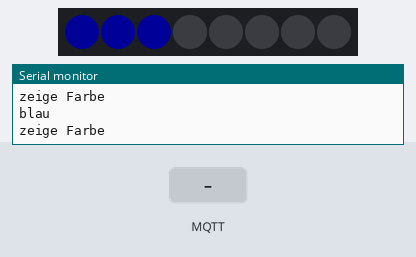
Recording of a sketch running on a simulated ESP8266 (NodeMCU). Parts: 8 RGB LEDs in strip order, left to right, the last lines printed to the serial monitor. The inputs (shaded band) are chosen by the test bench. Dim RGB values are drawn brighter than linear; WiFi joins after 1.5 s; servers stay silent unless stated; no MQTT or app messages arrive unless stated.

Above: at 3.2 s.
3.3 s: MQTT message "3" arrives on the first subscribed topic
At 4.4 s:
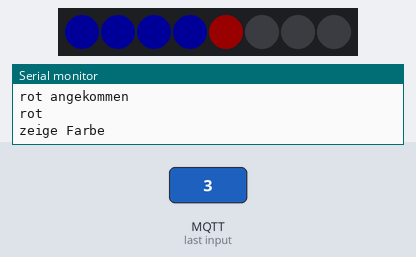
6.3 s: MQTT message "4" arrives on the first subscribed topic
At 7.4 s:
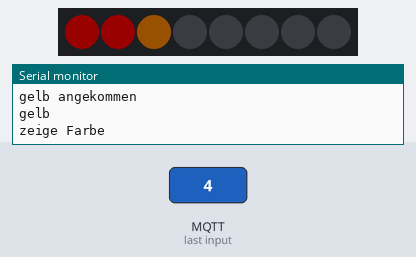
9.3 s: MQTT message "5" arrives on the first subscribed topic
At 10.4 s:
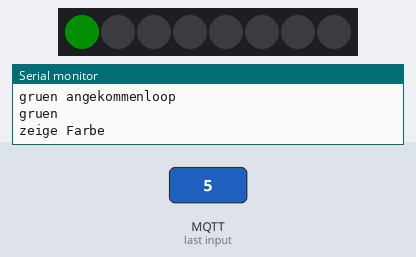
12.3 s: MQTT message "4" arrives on the second subscribed topic
At 13.4 s:
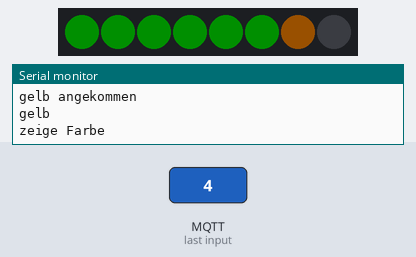
Timing chart, 0 to 19.3 s (numbered marks = the images above; inputs shaded):
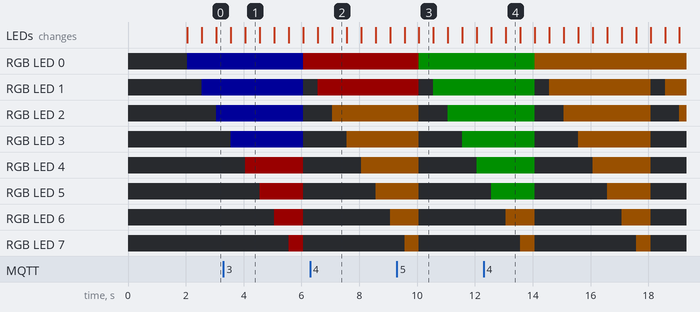

The sketch:

neopixel.ino
```cpp
#include <Arduino.h>

#include <ESP8266WiFi.h>
#include <PubSubClient.h>

#include <Adafruit_NeoPixel.h>
#ifdef __AVR__
 #include <avr/power.h> // Required for 16 MHz Adafruit Trinket
#endif

// Which pin on the Arduino is connected to the NeoPixels?
#define PIN        5

// How many NeoPixels are attached to the Arduino?
#define NUMPIXELS 8

Adafruit_NeoPixel pixels(NUMPIXELS, PIN, NEO_GRB + NEO_KHZ800);

#define DELAYVAL 500 // Time (in milliseconds) to pause between pixels

const char* SSID = "Forum";
const char* PASSWORD = "Hack2019";
const char* MQTT_BROKER = "172.16.0.1";

WiFiClient espClient;
PubSubClient client(espClient);
long lastMsg = 0;
char msg[50];
int value = 0;
int farbe = 4;

void reconnect() {
  // Loop until we're reconnected
  while (!client.connected()) {
    Serial.print("Attempting MQTT connection...");
    // Attempt to connect
    if (client.connect("espClient")) {
      Serial.println("connected");
      // Once connected, publish an announcement...
      client.publish("ampel","nummer1 lebt");
      // ... and resubscribe
      client.subscribe("smike/#");
      if(client.subscribe("test")){
        Serial.println("sub erfolgreich");
      }
    } else {
      Serial.print("failed, rc=");
      Serial.print(client.state());
      Serial.println(" try again in 5 seconds");
      // Wait 5 seconds before retrying
      delay(5000);
    }
  }
}
void callback(char* topic, byte* payload, unsigned int length) {
  Serial.print("Message arrived [");
  Serial.print(topic);
  Serial.print("] ");
  for (int i=0;i<length;i++) {
    Serial.print((char)payload[i]);
  }
  Serial.println();
  if((String((char)payload[0]))== "3"){
    farbe = 1;
    Serial.println("rot angekommen");
  }
  if((String((char)payload[0]))== "4"){
    farbe = 2;
    Serial.println("gelb angekommen");
  }
  else if((String((char)payload[0]))== "5"){
    farbe = 3;
    Serial.print("gruen angekommen");
  }
}


void setup() {
#if defined(__AVR_ATtiny85__) && (F_CPU == 16000000)
  clock_prescale_set(clock_div_1);
#endif
  Serial.begin(115200);
  pixels.begin(); // INITIALIZE NeoPixel strip object (REQUIRED)
  pixels.setBrightness(25);

  Serial.println("Starte Wlan");
  WiFi.begin(SSID, PASSWORD);
  while (WiFi.status() != WL_CONNECTED) {
    delay(500);
    Serial.print(".");
  }
  Serial.println("");
  Serial.println("WiFi connected");
  Serial.println("IP address: ");
  Serial.println(WiFi.localIP());

  client.setServer(MQTT_BROKER, 1883);
  client.setCallback(callback);
  delay(500);

  reconnect();

  Serial.println("Setup beendet");
}

void loop() {
  pixels.clear(); // Set all pixel colors to 'off'
  Serial.println("loop");
  for(int i=0; i<NUMPIXELS; i++) {
    // pixels.Color() takes RGB values, from 0,0,0 up to 255,255,255
    if(farbe == 4){
      pixels.setPixelColor(i, pixels.Color(0, 0, 255));
      Serial.println("blau");
    }
    else if(farbe == 3){
      pixels.setPixelColor(i, pixels.Color(0, 150, 0));
      Serial.println("gruen");
    }
    else if (farbe == 2){
      pixels.setPixelColor(i, pixels.Color(255, 128, 0));
      Serial.println("gelb");
    }
    else if (farbe == 1){
      pixels.setPixelColor(i, pixels.Color(255, 0, 0));
      Serial.println("rot");
    }
    Serial.println("zeige Farbe");
    client.loop();
    pixels.show();   // Send the updated pixel colors to the hardware.

    delay(DELAYVAL); // Pause before next pass through loop
  }
}
```

Measured:
- after the input at 3.3 s, the LEDs: first differ from a run without the input after 0.76 s (image 1)
- after the input at 6.3 s, the LEDs: first differ from a run without the input after 0.76 s (image 2)
- after the input at 9.3 s, the LEDs: first differ from a run without the input after 0.76 s (image 3)
- after the input at 12.3 s, the LEDs: first differ from a run without the input after 0.77 s (image 4)
- what the display in image 1 shows lasts 0.5 s, from 4.1 s to 4.6 s
